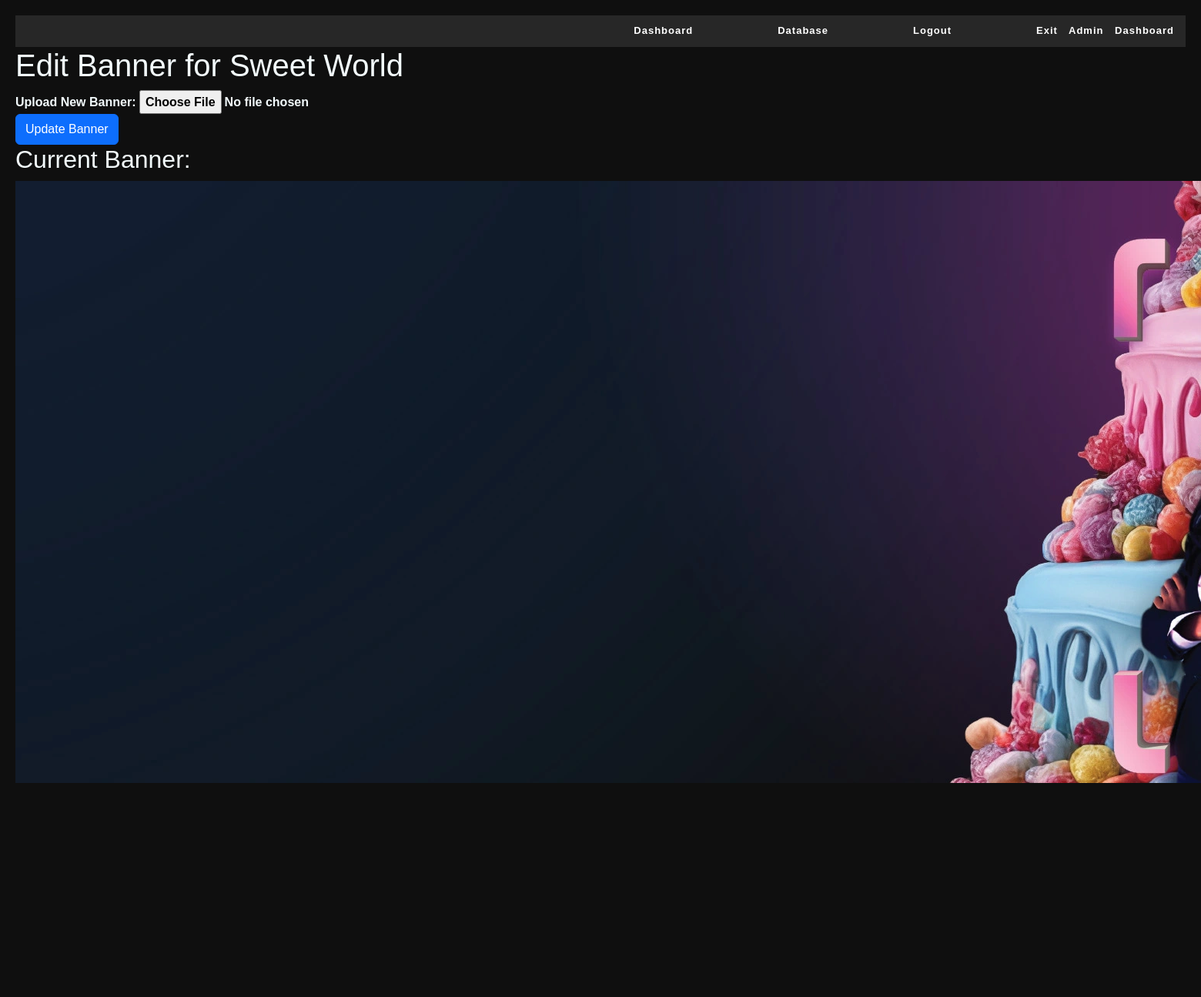
The app's page /show/7399c021-54f5-4f91-89ba-464cca477d78/edit_banner (signed in) with its own data.
### app/models.py (models this page shows)
class Show(db.Model):
    id = db.Column(db.String(36), primary_key=True)
    name = db.Column(db.String(100), nullable=False)
    description = db.Column(db.Text)
    poster_url = db.Column(db.String(200), nullable=False)
    logo_url = db.Column(db.String(200))
    banner_poster_url = db.Column(db.String(200))
    air_time = db.Column(db.String(50))
    seasons = db.relationship('Season', backref='show', lazy=True)
    theme_color = db.Column(db.String(7))
    card_image_url = db.Column(db.String(200))

### app/routes/admin.py (the view, shortened to what this page needs)
@bp.route('/show/<string:show_id>/edit_banner', methods=['GET', 'POST'])
@login_required
def edit_show_banner(show_id):
    show = Show.query.get_or_404(show_id)
    return render_template('edit_show_banner.html', show=show)

### app/__init__.py (called while the page is built)
def create_app():
    app = Flask(__name__)
    app.config['UPLOAD_FOLDER'] = os.path.join(app.root_path, 'static', 'uploads')
    app.config.from_object(Config)
    app.jinja_env.filters['time_to_12hour'] = time_to_12hour
    app.jinja_env.filters['format_air_time'] = format_air_time
    db.init_app(app)
    login_manager = LoginManager(app)
    login_manager.login_view = 'auth.login'
    @login_manager.user_loader
    def load_user(user_id):
        return User.query.get(int(user_id))
    from app.routes import main, admin, auth
    app.register_blueprint(main.bp)
    app.register_blueprint(admin.bp)
    app.register_blueprint(auth.bp)
    return app

### app/templates/edit_show_banner.html
{% extends "base.html" %}
{% block content %}
<div class="edit-banner-container">
    <h1>Edit Banner for {{ show.name }}</h1>
    <form action="{{ url_for('admin.edit_show_banner', show_id=show.id) }}" method="POST" enctype="multipart/form-data">
        <div class="form-group">
            <label for="banner">Upload New Banner:</label>
            <input type="file" id="banner" name="banner" accept="image/*" required>
        </div>
        <button type="submit" class="btn btn-primary">Update Banner</button>
    </form>
    {% if show.banner_poster_url %}
    <div class="current-banner">
        <h2>Current Banner:</h2>
        <img src="{{ show.banner_poster_url }}" alt="{{ show.name }} Banner">
    </div>
    {% endif %}
    <a href="{{ url_for('admin.manage_show', show_id=show.id) }}" class="btn btn-secondary">Back to Show Management</a>
</div>
{% endblock %}

### app/static/css/style.css (style rules this page uses)
body { font-family: 'Aileron', sans-serif !important; line-height: 1.6 !important; margin: 0 !important; padding: 20px !important; background-color: #0f0f0f !important; }
h1, h2, h3, h4 { font-weight: 900; color: #f3fbfd !important; font-size: 1.8rem; }
p, label, input { font-weight: 900; color: #f3fbfd !important; }
a { color: #007bff; text-decoration: none; }
.btn { display: inline-block; height: 40px; padding: 8px 16px; border-radius: 5px; text-decoration: none; text-align: center; transition: background-color 0.3s, color 0.3s; }
.btn-primary { background-color: #007bff; color: white; }
.btn-secondary { background-color: #6c757d; color: white; }
body { padding-top: 70px; }
:root { --glow-color: var(--theme-color, rgba(255, 255, 255, 0.5)); }

### records on screen
Show: name "Sweet World", banner_poster_url (picture)
